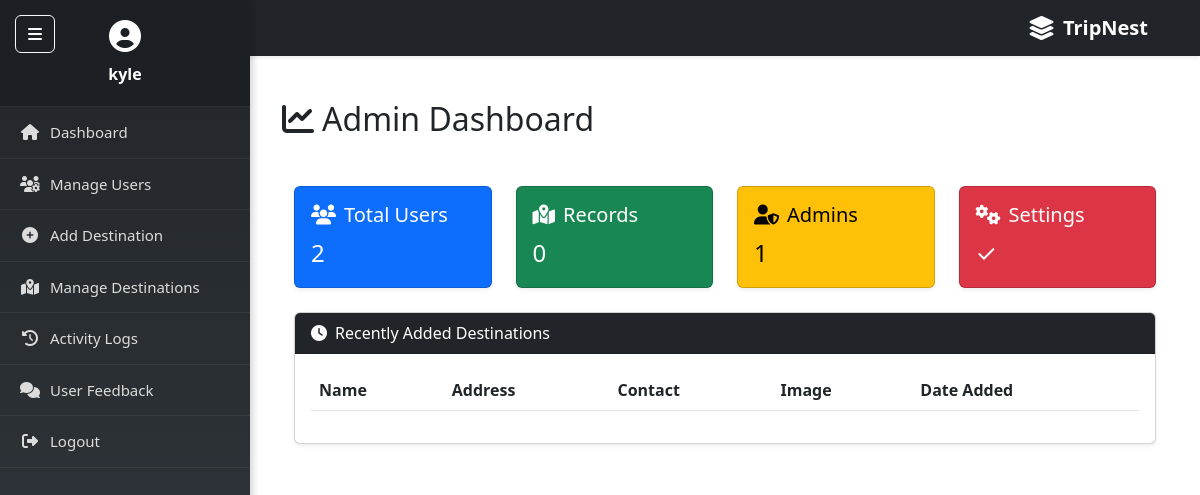
Page /CLIENT/admin.php (signed in) on the earlier database version.
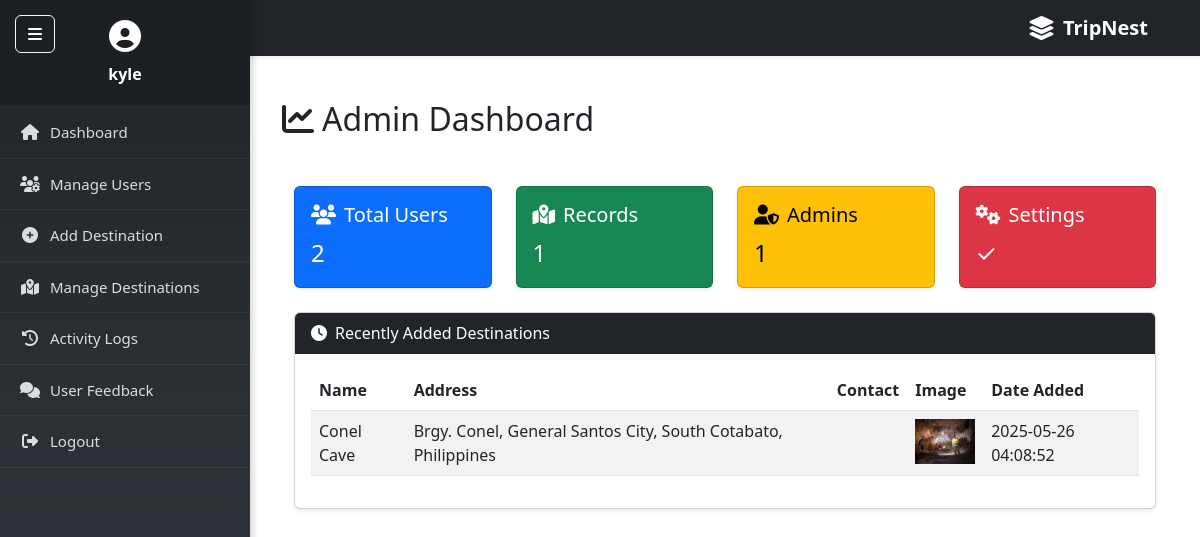
Same page on the later database version.
### tables this page shows
CREATE TABLE `destination` (
  `id` int(11) NOT NULL,
  `name` varchar(25) NOT NULL,
  `description` longtext NOT NULL,
  `image` varchar(255) DEFAULT NULL,
  `address` varchar(65) DEFAULT NULL,
  `contact_number` varchar(20) DEFAULT NULL,
  `created_at` timestamp NOT NULL DEFAULT current_timestamp()
);

### CLIENT/admin.php (the view, shortened to what this page needs)
<?php
include_once "includes/config.php";
include_once "includes/header.php";
include_once "includes/sidebar.php";
include_once "includes/navbar.php";
$userCountResult = $conn->query("SELECT COUNT(*) AS total FROM users");
$userCount = $userCountResult->fetch_assoc()['total'];
$destinationCountResult = $conn->query("SELECT COUNT(*) AS total FROM destination");
$destinationCount = $destinationCountResult->fetch_assoc()['total'];
$adminCountResult = $conn->query("SELECT COUNT(*) AS total FROM users WHERE role = 'admin'");
$adminCount = $adminCountResult->fetch_assoc()['total'];
?>
<div id="main-content">
    <div class="container-fluid mt-4">
        <h2 class="mb-4"><i class="fas fa-chart-line me-2"></i>Admin Dashboard</h2>
        <div class="container mt-5">
            <div class="row g-4 mb-4">
                <div class="col-md-3">
                    <div class="card text-bg-primary shadow-sm">
                        <div class="card-body">
                            <h5 class="card-title"><i class="fas fa-users me-2"></i>Total Users</h5>
                            <p class="card-text fs-4"><?= $userCount ?></p>
                        </div>
                    </div>
                </div>
                <div class="col-md-3">
                    <div class="card text-bg-success shadow-sm">
                        <div class="card-body">
                            <h5 class="card-title"><i class="fas fa-map-marked-alt me-2"></i>Records</h5>
                            <p class="card-text fs-4"><?= $destinationCount ?></p>
                        </div>
                    </div>
                </div>
                <div class="col-md-3">
                    <div class="card text-bg-warning shadow-sm">
                        <div class="card-body">
                            <h5 class="card-title"><i class="fas fa-user-shield me-2"></i>Admins</h5>
                            <p class="card-text fs-4"><?= $adminCount ?></p>
                        </div>
                    </div>
                </div>
                <div class="col-md-3">
                    <div class="card text-bg-danger shadow-sm">
                        <div class="card-body">
                            <h5 class="card-title"><i class="fas fa-cogs me-2"></i>Settings</h5>
                            <p class="card-text fs-4">✓</p>
                        </div>
                    </div>
                </div>
            </div>
<div class="row">
    <div class="col-12">
        <div class="card shadow-sm">
            <div class="card-header bg-dark text-white">
                <i class="fas fa-clock me-2"></i>Recently Added Destinations
            </div>
            <div class="card-body">
                <table class="table table-striped table-hover">
                    <thead>
                        <tr>
                            <th>Name</th>
                            <th>Address</th>
                            <th>Contact</th>
                            <th>Image</th>
                            <th>Date Added</th>
                        </tr>
                    </thead>
                    <tbody>
                        <?php
                        $recent = $conn->query("SELECT * FROM destination ORDER BY id DESC LIMIT 5");
                        while ($row = $recent->fetch_assoc()):
                        ?>
                        <tr>
                            <td><?= htmlspecialchars($row['name']) ?></td>
                            <td><?= htmlspecialchars($row['address']) ?></td>
                            <td><?= htmlspecialchars($row['contact']) ?></td>
                            <td><img src="uploads/<?= $row['image'] ?>" width="60"></td>
                            <td><?= $row['created_at'] ?? 'N/A' ?></td>
                        </tr>
                        <?php endwhile; ?>
                    </tbody>
                </table>
            </div>
        </div>
    </div>
</div>
</div>

Differences in the rows shown:
added destination: name "Conel Cave", address "Brgy. Conel, General Santos City, South Cotabato, Philippines", image (picture), created_at "2025-05-26 04:08:52"
Other differences:
$destinationCount: "0" → "1"
